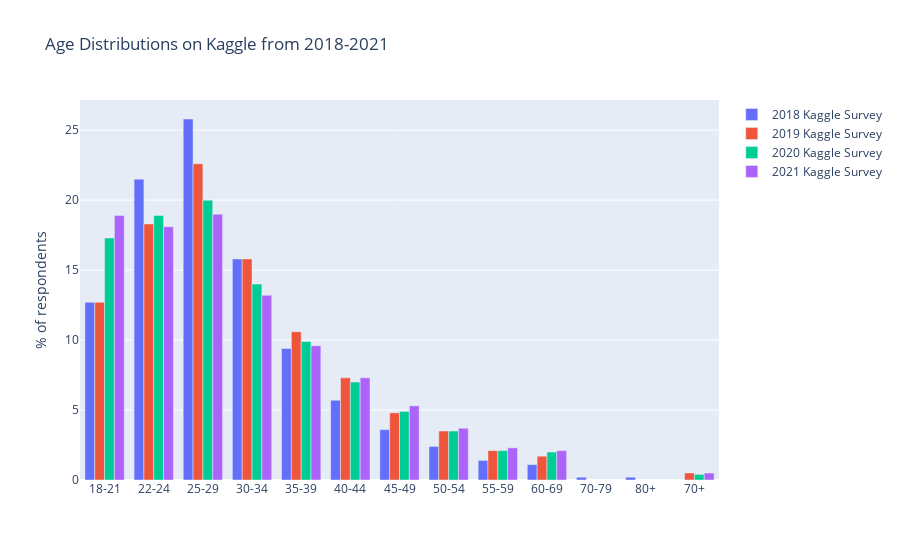

Here is the notebook cell this chart was saved with:
### Code cell
question_name = 'Q1'
#percentages_2017 = count_then_return_percent(responses_df_2017,'Age').sort_index() # data needs to be binned first
percentages_2018 = count_then_return_percent(responses_df_2018,'Q2').sort_index()
percentages_2019 = count_then_return_percent(responses_df_2019,question_name).sort_index()
percentages_2020 = count_then_return_percent(responses_df_2020,question_name).sort_index()
percentages_2021 = count_then_return_percent(responses_df_2021,question_name).sort_index()

title_for_chart = 'Age Distributions on Kaggle from 2018-2021'
title_for_y_axis = '% of respondents'

fig = go.Figure(data=[
    #go.Bar(name='2017 Kaggle Survey', x=pd.Series(percentages_2017.index), y=pd.Series(percentages_2017)),
    go.Bar(name='2018 Kaggle Survey', x=pd.Series(percentages_2018.index), y=pd.Series(percentages_2018)),
    go.Bar(name='2019 Kaggle Survey', x=pd.Series(percentages_2019.index), y=pd.Series(percentages_2019)),
    go.Bar(name='2020 Kaggle Survey', x=pd.Series(percentages_2020.index), y=pd.Series(percentages_2020)),
    go.Bar(name='2021 Kaggle Survey', x=pd.Series(percentages_2021.index), y=pd.Series(percentages_2021))
           ])
fig.update_layout(barmode='group') 
fig.update_layout(title=title_for_chart,yaxis=dict(title=title_for_y_axis))
fig.show()

### Figure 1 — Plotly figure (JSON) as saved in the notebook; plotly's stock layout.template omitted (floating-point values rounded to 4 significant figures)
{"data": [{"name": "2018 Kaggle Survey", "type": "bar", "x": ["18-21", "22-24", "25-29", "30-34", "35-39", "40-44", "45-49", "50-54", "55-59", "60-69", "70-79", "80+"], "y": [12.7, 21.5, 25.8, 15.8, 9.4, 5.7, 3.6, 2.4, 1.4, 1.1, 0.2, 0.2]}, {"name": "2019 Kaggle Survey", "type": "bar", "x": ["18-21", "22-24", "25-29", "30-34", "35-39", "40-44", "45-49", "50-54", "55-59", "60-69", "70+"], "y": [12.7, 18.3, 22.6, 15.8, 10.6, 7.3, 4.8, 3.5, 2.1, 1.7, 0.5]}, {"name": "2020 Kaggle Survey", "type": "bar", "x": ["18-21", "22-24", "25-29", "30-34", "35-39", "40-44", "45-49", "50-54", "55-59", "60-69", "70+"], "y": [17.3, 18.9, 20.0, 14.0, 9.9, 7.0, 4.9, 3.5, 2.1, 2.0, 0.4]}, {"name": "2021 Kaggle Survey", "type": "bar", "x": ["18-21", "22-24", "25-29", "30-34", "35-39", "40-44", "45-49", "50-54", "55-59", "60-69", "70+"], "y": [18.9, 18.1, 19.0, 13.2, 9.6, 7.3, 5.3, 3.7, 2.3, 2.1, 0.5]}], "layout": {"barmode": "group", "title": {"text": "Age Distributions on Kaggle from 2018-2021"}, "yaxis": {"title": {"text": "% of respondents"}}}}
